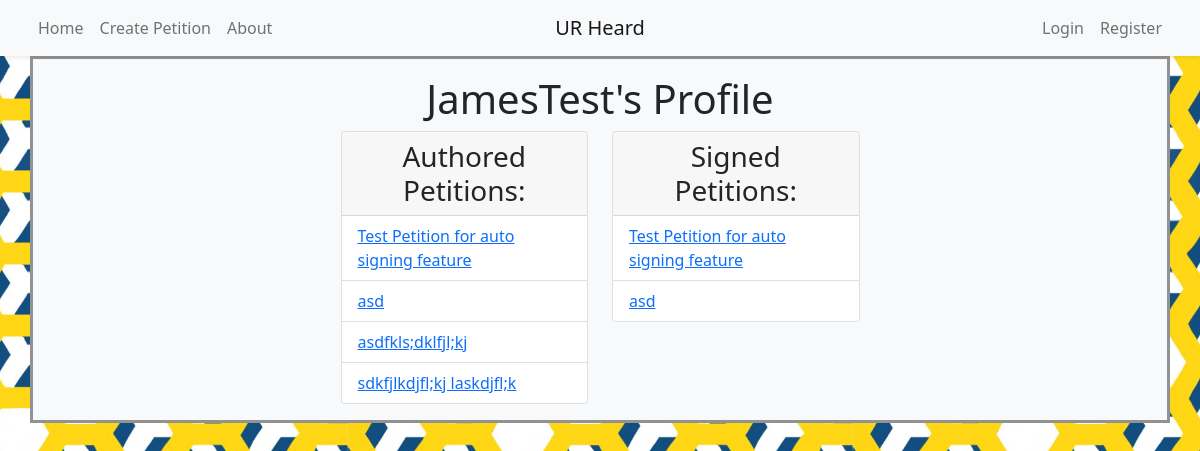
The app's page /profile/1 with its own data.
### models.py (models this page shows, shortened)
class User(UserMixin, db.Model):
	__tablename__ = 'user'
	id = db.Column(db.Integer, primary_key=True)
	name = db.Column(db.String(50), nullable=False, unique=True, index=True)
	email = db.Column(db.String(50), unique=True, index=True)
	password_hash = db.Column(db.String(128))
	@property
	def password(self):
		raise AttributeError('password is not a readable attribute')

class Petition(db.Model):
	__tablename__ = 'petition'
	id = db.Column(db.Integer, primary_key=True)
	title = db.Column(db.String(80), nullable=False)
	body = db.Column(db.Text, nullable=False)
	author_id = db.Column(db.Integer, db.ForeignKey('user.id'), nullable=False)
	author = db.relationship('User', backref='petition')
	timestamp = db.Column(db.DateTime, default=datetime.utcnow)
	signers = db.relationship('User', secondary=signature, backref='signed_petitions')
	initial_signatures = 0
	signature_count = db.Column(db.Integer, default=initial_signatures)

### app.py (the view)
@app.route('/profile/<int:id>')
def profile(id):
	current_profile = User.query.get_or_404(id)
	return render_template('profile.html', current_profile=current_profile)

### templates/profile.html (shortened to what this page needs)
{% extends "base.html" %}
{% block content %}
	<header class="page-header">
		<h1 class="text-center">{{ current_profile.name}}'s Profile</h1>
	</header>
	<div class="row w-50 mx-auto">
		<div class="column w-50">
			<div class="card">
				<h3 class="card-header text-center">Authored Petitions:</h3>
				<ul class="list-group list-group-flush">
					{% for petition in current_profile.petition|reverse %}
						<li class="list-group-item"><a href="{{ url_for ('petition', id=petition.id) }}">{{petition.title}}</a></li>
					{% endfor %}
				</ul>
			</div>
		</div>
		<div class="column w-50">
			<div class="card">
				<h3 class="card-header text-center">Signed Petitions:</h3>
				<ul class="list-group list-group-flush">
					{% for petition in current_profile.signed_petitions|reverse %}
						<li class="list-group-item"><a href="{{ url_for ('petition', id=petition.id) }}">{{petition.title}}</a></li>
					{% endfor %}
				</ul>
			</div>
		</div>
	</div>
{% endblock content %}

### records on screen
User: name "JamesTest"
Petition: title "Test Petition for auto signing feature"
Petition: title "asd"
Petition: title "asdfkls;dklfjl;kj"
Petition: title "sdkfjlkdjfl;kj laskdjfl;k"

### other values on screen
{{ render_nav_item('index', 'Home', use_li=True) }} "Home"
{{ render_nav_item('create', 'Create Petition', use_li=True) }} "Create Petition"
{{ render_nav_item('about', 'About', use_li=True) }} "About"
{{ render_nav_item('login', 'Login', use_li=True) }} "Login"
{{ render_nav_item('register', 'Register', use_li=True) }} "Register"
